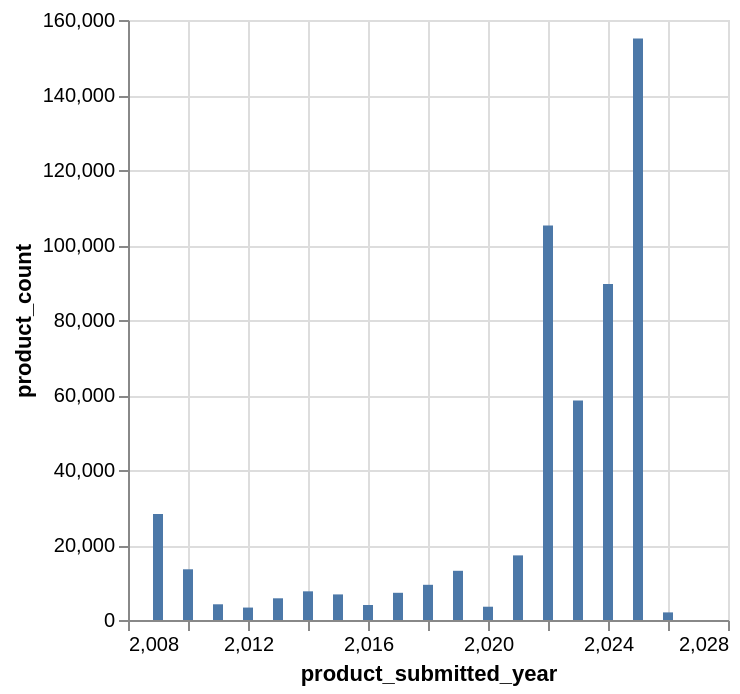

Write notebook code for a chart like this one.
### Markdown cell above
# Submitted Products by Year

### Code cell
alt.Chart(submissions).mark_bar().encode(
    x="product_submitted_year",
    y="product_count"
)

### Figure 1 — Vega-Lite specification as saved in the notebook (floating-point values rounded to 4 significant figures)
{"config": {"view": {"continuousWidth": 300, "continuousHeight": 300}}, "data": {"name": "data-9b38058755ac8b70b3457f5520a6b06c"}, "mark": {"type": "bar"}, "encoding": {"x": {"field": "product_submitted_year", "type": "quantitative"}, "y": {"field": "product_count", "type": "quantitative"}}, "$schema": "https://vega.github.io/schema/vega-lite/v6.1.0.json", "datasets": {"data-9b38058755ac8b70b3457f5520a6b06c": [{"product_submitted_year": 2009, "product_count": 28251}, {"product_submitted_year": 2010, "product_count": 13522}, {"product_submitted_year": 2011, "product_count": 4191}, {"product_submitted_year": 2012, "product_count": 3317}, {"product_submitted_year": 2013, "product_count": 5787}, {"product_submitted_year": 2014, "product_count": 7647}, {"product_submitted_year": 2015, "product_count": 6825}, {"product_submitted_year": 2016, "product_count": 4008}, {"product_submitted_year": 2017, "product_count": 7256}, {"product_submitted_year": 2018, "product_count": 9387}, {"product_submitted_year": 2019, "product_count": 13123}, {"product_submitted_year": 2020, "product_count": 3543}, {"product_submitted_year": 2021, "product_count": 17232}, {"product_submitted_year": 2022, "product_count": 105184}, {"product_submitted_year": 2023, "product_count": 58541}, {"product_submitted_year": 2024, "product_count": 89591}, {"product_submitted_year": 2025, "product_count": 155075}, {"product_submitted_year": 2026, "product_count": 2028}]}}
